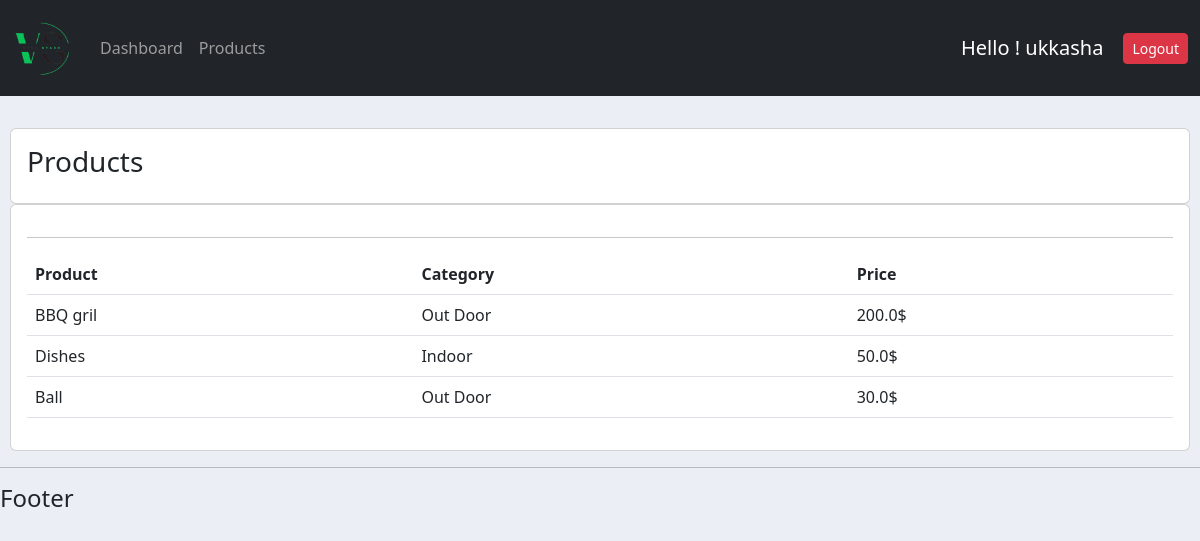
Screenshot of /products/ (signed in) with the database file from the repository.
### account/models.py (models this page shows, shortened)
class Procuts(models.Model):
    CATEGORY = (
        ('Indoor','Indoor'),
        ('Out Door','Out Door')
              )
    name = models.CharField(max_length=100, null=True)
    price = models.FloatField(null=True)
    category = models.CharField(max_length=100, null=True, choices=CATEGORY)
    description = models.CharField(max_length=100, null=True)
    date_created = models.DateTimeField(auto_now_add=True, null=True)
    tag = models.ManyToManyField(Tag)

### account/views.py (the view)
# urls.py: path('products/', views.products, name='products'),
@login_required(login_url='loginPage')
def products(request):
    context = {}
    products = Procuts.objects.all()
    context['products'] = products
    return render(request, 'account/products.html', context)

### account/templates/account/products.html
{% extends 'account/main.html' %} {% block content %}
<br />
<div class="row">
  <div class="col-md">
    <div class="card card-body">
      <h3>Products</h3>
    </div>
    <div class="card card-body">
      <hr />
      <table class="table">
        <tr>
          <th>Product</th>
          <th>Category</th>
          <th>Price</th>
        </tr>
        {% for i in products %}
        <tr>
          <td>{{i.name}}</td>
          <td>{{i.category}}</td>
          <td>{{i.price}}$</td>
        </tr>
        {% endfor %}
      </table>
    </div>
  </div>
</div>
{% endblock content %}

### account/templates/account/navbar.html (shortened to what this page needs)
{% load static %}
<nav class="navbar navbar-expand-lg bg-dark navbar-dark">
  <img class="logoimg" src="{% static 'images/logo.png' %}" />
  <div class="container-fluid">
    <div class="collapse navbar-collapse" id="navbarNav">
      <ul class="navbar-nav">
        <li class="nav-item">
          <a class="nav-link" href="{% url 'home' %}">Dashboard</a>
        </li>
        <li class="nav-item">
          <a class="nav-link" href="{% url 'products' %}">Products</a>
        </li>
      </ul>
    </div>
    <span class="userr">Hello ! {{request.user}}</span>
    <a class="btn btn-sm btn-danger" href="{% url 'logoutUser' %}">Logout</a>
  </div>
</nav>

### static/css/main.css (style rules this page uses)
.logoimg { width: 80px; }
body { background-color: #ebeff5; overflow-x: hidden; }

### account/templates/account/navbar.html (style rules this page uses)
.userr { font-size: 20px; color: #fff; margin-right: 20px; }

### rows the page displays
Procuts: name "BBQ gril", category "Out Door", price "200.0"
Procuts: name "Dishes", category "Indoor", price "50.0"
Procuts: name "Ball", category "Out Door", price "30.0"

### other values shown
{{ request.user }} "ukkasha"
